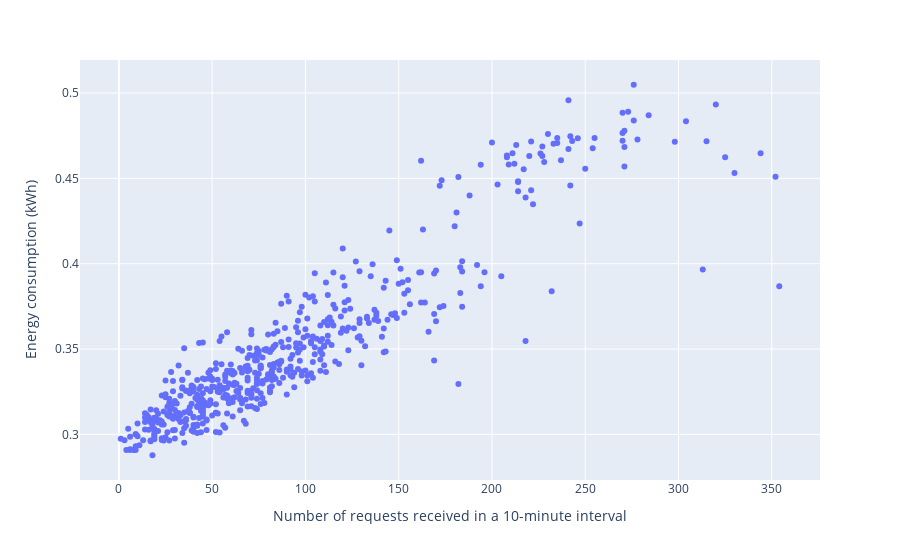

This figure's notebook cell:
### Code cell
fig= alllogdf.plot(kind="scatter", x="requests", y="Energy by interval")
fig.update_layout(
    xaxis_title= "Number of requests received in a 10-minute interval",
    yaxis_title="Energy consumption (kWh)",
)

### Figure 1 — Plotly figure (JSON) as saved in the notebook; plotly's stock layout.template omitted (floating-point values rounded to 4 significant figures; data arrays with more than 128 entries replaced by an {"elided": "..."} marker saying what was removed)
{"data": [{"hovertemplate": "requests=%{x}<br>Energy by interval=%{y}<extra></extra>", "legendgroup": "", "marker": {"color": "#636efa", "symbol": "circle"}, "mode": "markers", "name": "", "orientation": "v", "showlegend": false, "type": "scatter", "x": {"elided": "556 int values"}, "xaxis": "x", "y": {"elided": "556 float values"}, "yaxis": "y"}], "layout": {"legend": {"tracegroupgap": 0}, "margin": {"t": 60}, "xaxis": {"anchor": "y", "domain": [0, 1], "title": {"text": "Number of requests received in a 10-minute interval"}}, "yaxis": {"anchor": "x", "domain": [0, 1], "title": {"text": "Energy consumption (kWh)"}}}}
